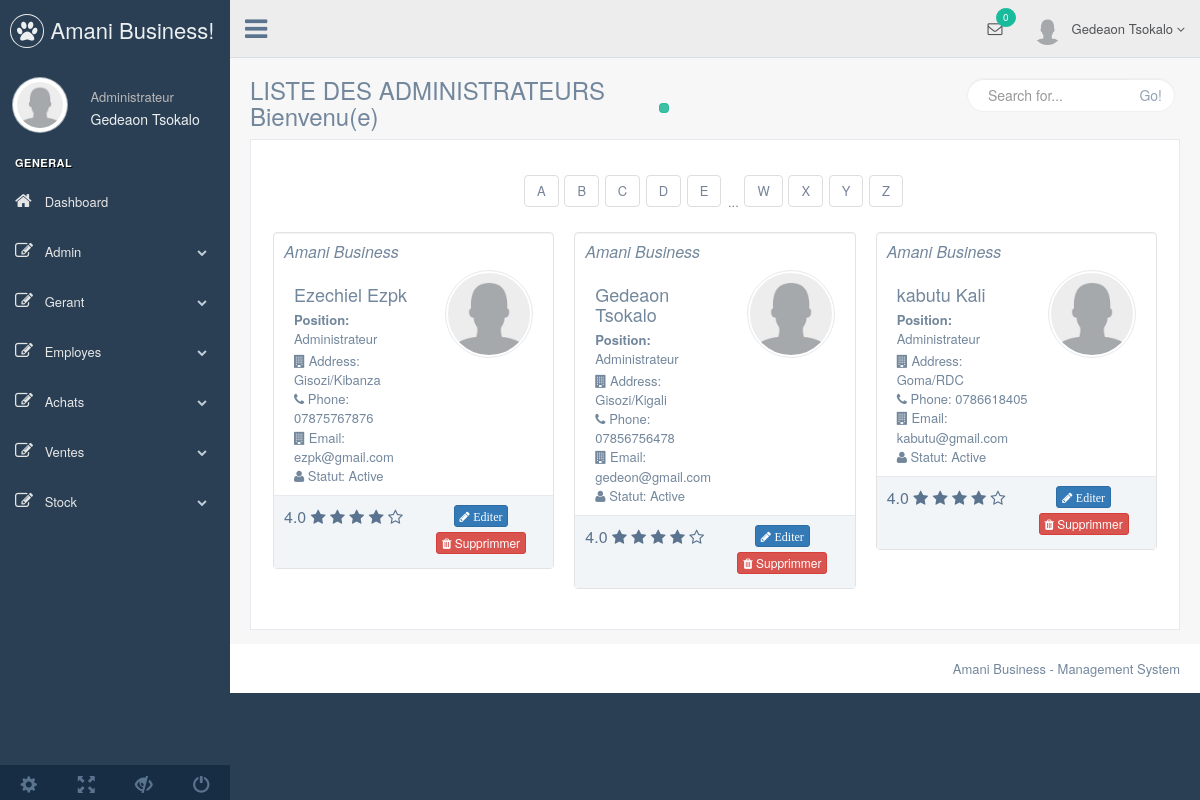
Page /execute.php?request=list_admin (signed in) on the committed database.
### tables this page shows
CREATE TABLE `ab_user_category` (
  `id` int(11) NOT NULL,
  `name` varchar(256) NOT NULL,
  `added_by` int(11) NOT NULL,
  `c_date` datetime NOT NULL
);

CREATE TABLE `ab_users` (
  `id` int(11) NOT NULL,
  `fname` varchar(256) NOT NULL,
  `lname` varchar(256) NOT NULL,
  `email` varchar(256) NOT NULL,
  `phone` varchar(256) NOT NULL,
  `address` varchar(256) NOT NULL,
  `category_id` int(11) NOT NULL,
  `password` varchar(256) NOT NULL,
  `added_by` int(11) NOT NULL,
  `status` int(11) NOT NULL,
  `profile` varchar(256) NOT NULL,
  `c_date` datetime NOT NULL
);

### core/db.php (called while the page is built, shortened)
<?php
class DB{
    private $dbHost     = "localhost";
    private $dbUsername = "root";
    private $dbPassword = "";
    private $dbName     = "abdb";
    public function __construct(){
        if(!isset($this->db)){
            $conn = new mysqli($this->dbHost, $this->dbUsername, $this->dbPassword, $this->dbName);
            if($conn->connect_error){
                die("Failed to connect with MySQL: " . $conn->connect_error);
            }else{
                $this->db = $conn;
            }
        }
    }
    public function getRows($table,$conditions = array()){
        $sql = 'SELECT ';
        $sql .= array_key_exists("select",$conditions)?$conditions['select']:'*';
        $sql .= ' FROM '.$table;
        if(array_key_exists("where",$conditions)){
            $sql .= ' WHERE ';
            $i = 0;
            foreach($conditions['where'] as $key => $value){
                $pre = ($i > 0)?' AND ':'';
                $sql .= $pre.$key."= '".$value."'";
                $i++;
            }
        }
        if(array_key_exists("order_by",$conditions)){
            $sql .= ' ORDER BY '.$conditions['order_by'];
        }
        $result = $this->db->query($sql);
        if(array_key_exists("return_type",$conditions) && $conditions['return_type'] != 'all'){
            switch($conditions['return_type']){
                case 'count':
                    $data = $result->num_rows;
                    break;
                case 'single':
                    $data = $result->fetch_assoc();
                    break;
                default:
                    $data = '';
            }
        }else{
            if($result->num_rows > 0){
                while($row = $result->fetch_assoc()){
                    $data[] = $row;
                }
            }
        }
        return !empty($data)?$data:false;
    }
}

### views/list_admin.php (the view, shortened to what this page needs)
        <div class="right_col" role="main">
          <div class="">
            <div class="page-title">
              <div class="title_left">
                  <h3>LISTE DES ADMINISTRATEURS
                    <?php
                    $sssData=$_SESSION['sessData'];
                    if($sssData!=''):
                      echo $sssData['status']['msg'];
                    ?>
                          <small style="margin: 0px; padding: 4px; font-size: 13px;" class="alert alert-success alert-dismissible fade in pull-right text-success"></small>
                    <?php endif; ?>
                  </h3>
              </div>
              <div class="title_right">
                <div class="col-md-5 col-sm-5 col-xs-12 form-group pull-right top_search">
                  <div class="input-group">
                    <input type="text" class="form-control" placeholder="Search for...">
                    <span class="input-group-btn">
                      <button class="btn btn-default" type="button">Go!</button>
                    </span>
                  </div>
                </div>
              </div>
            </div>
            <div class="clearfix"></div>
            <div class="row">
              <div class="col-md-12">
                <div class="x_panel">
                  <div class="x_content">
                    <div class="row">
                      <div class="col-md-12 col-sm-12 col-xs-12 text-center">
                        <ul class="pagination pagination-split">
                          <li><a href="#">A</a></li>
                          <li><a href="#">B</a></li>
                          <li><a href="#">C</a></li>
                          <li><a href="#">D</a></li>
                          <li><a href="#">E</a></li>
                          <li>...</li>
                          <li><a href="#">W</a></li>
                          <li><a href="#">X</a></li>
                          <li><a href="#">Y</a></li>
                          <li><a href="#">Z</a></li>
                        </ul>
                      </div>
<?php
$all = $db->getRows('ab_users', array('order_by'=>'fname asc', 'where'=>array('category_id'=>1))); if(!empty($all)): $count=0; foreach($all as $show): $count++;
 ?>
                      <div class="col-md-4 col-sm-4 col-xs-12 profile_details">
                        <div class="well profile_view">
                          <div class="col-sm-12">
                            <h4 class="brief"><i>Amani Business</i></h4>
                            <div class="left col-xs-7">
                              <h2><?php echo $show['fname'].' '. $show['lname'] ?></h2>
                              <p><strong>Position: </strong> Administrateur </p>
                              <ul class="list-unstyled">
                                <li><i class="fa fa-building"></i> Address: <?php echo $show['address'] ?> </li>
                                <li><i class="fa fa-phone"></i> Phone: <?php echo $show['phone'] ?> </li>
                                <li><i class="fa fa-building"></i> Email: <?php echo $show['email'] ?> </li>
                                <li><i class="fa fa-user"></i> Statut: <?php echo ($show['status']==1)?'Active':'Desactive'; ?> </li>
                              </ul>
                            </div>
                            <div class="right col-xs-5 text-center">
                              <img src="images/user.png" alt="" class="img-circle img-responsive">
                            </div>
                          </div>
                          <div class="col-xs-12 bottom text-center">
                            <div class="col-xs-12 col-sm-6 emphasis">
                              <p class="ratings">
                                <a>4.0</a>
                                <a href="#"><span class="fa fa-star"></span></a>
                                <a href="#"><span class="fa fa-star"></span></a>
                                <a href="#"><span class="fa fa-star"></span></a>
                                <a href="#"><span class="fa fa-star"></span></a>
                                <a href="#"><span class="fa fa-star-o"></span></a>
                              </p>
                            </div>
                            <div class="col-xs-12 col-sm-6 emphasis">
                              <button type="button" class="btn btn-primary btn-xs" data-toggle="modal" data-target="#edit<?=$show['id']?>ezpk"> <i class="fa fa-pencil">
                              </i> <i class="fa ">Editer</i> </button>
                              <button type="button" class="btn btn-danger btn-xs" data-toggle="modal" data-target="#delete<?=$show['id']?>ezpk">
                                <i class="fa fa-trash"> </i> Supprimmer
                              </button>
                            </div>
                          </div>
                        </div>
                      </div>
<?php endforeach; endif; ?>
                    </div>
                  </div>
                </div>
              </div>
            </div>
          </div>
        </div>

### views/header.php (shortened to what this page needs)
<?php
require_once 'core/db.php';
$db = new DB();
$User=$db->getRows('ab_users', arraY('where'=>array('id'=>$_SESSION['ID'])));
if(!empty($User)): foreach($User as $getUser): $names=$getUser['fname'].' '.$getUser['lname']; $category_id=$getUser['category_id'];
  $Cat=$db->getRows('ab_user_category', arraY('where'=>array('id'=>$category_id)));
  if(!empty($Cat)): foreach($Cat as $getC): $category=$getC['name']; endforeach; endif;
endforeach; endif;
 ?>
<!DOCTYPE html>
<html lang="en">
  <head>
    <link href="vendors/bootstrap/dist/css/bootstrap.min.css" rel="stylesheet">
    <link href="vendors/font-awesome/css/font-awesome.min.css" rel="stylesheet">
    <link href="vendors/nprogress/nprogress.css" rel="stylesheet">
    <link href="vendors/iCheck/skins/flat/green.css" rel="stylesheet">
    <link href="vendors/google-code-prettify/bin/prettify.min.css" rel="stylesheet">
    <link href="vendors/select2/dist/css/select2.min.css" rel="stylesheet">
    <link href="vendors/switchery/dist/switchery.min.css" rel="stylesheet">
    <link href="vendors/starrr/dist/starrr.css" rel="stylesheet">
    <link href="vendors/bootstrap-daterangepicker/daterangepicker.css" rel="stylesheet">
    <link href="vendors/datatables.net-bs/css/dataTables.bootstrap.min.css" rel="stylesheet">
    <link href="vendors/datatables.net-buttons-bs/css/buttons.bootstrap.min.css" rel="stylesheet">
    <link href="vendors/datatables.net-fixedheader-bs/css/fixedHeader.bootstrap.min.css" rel="stylesheet">
    <link href="vendors/datatables.net-responsive-bs/css/responsive.bootstrap.min.css" rel="stylesheet">
    <link href="vendors/datatables.net-scroller-bs/css/scroller.bootstrap.min.css" rel="stylesheet">
    <link href="build/css/custom.min.css" rel="stylesheet">
  </head>
  <body class="nav-md">
    <div class="container body">
      <div class="main_container">
        <div class="col-md-3 left_col">
          <div class="left_col scroll-view">
            <div class="navbar nav_title" style="border: 0;">
              <a href="index.html" class="site_title"><i class="fa fa-paw"></i> <span>Amani Business!</span></a>
            </div>
            <div class="profile clearfix">
              <div class="profile_pic">
                <img src="images/user.png" alt="..." class="img-circle profile_img">
              </div>
              <div class="profile_info">
                <span><?php echo $category ?></span>
                <h2><?php echo $names ?></h2>
              </div>
            </div>
            <br />
            <div id="sidebar-menu" class="main_menu_side hidden-print main_menu">
              <div class="menu_section">
                <h3>General</h3>
                <ul class="nav side-menu">
                  <li><a href="?request=dashboard"><i class="fa fa-home"></i> Dashboard </a>
                  </li>
<?php if($category=='Administrateur'): ?>
                  <li><a><i class="fa fa-edit"></i> Admin <span class="fa fa-chevron-down"></span></a>
                  </li>
                  <li><a><i class="fa fa-edit"></i> Gerant <span class="fa fa-chevron-down"></span></a>
                  </li>
<?php endif; ?>
<?php if($category!='Employe'): ?>
                  <li><a><i class="fa fa-edit"></i> Employes <span class="fa fa-chevron-down"></span></a>
                  </li>
                  <li><a><i class="fa fa-edit"></i> Achats <span class="fa fa-chevron-down"></span></a>
                  </li>
<?php endif; ?>
                  <li><a><i class="fa fa-edit"></i> Ventes <span class="fa fa-chevron-down"></span></a>
                  </li>
                  <li><a><i class="fa fa-edit"></i> Stock <span class="fa fa-chevron-down"></span></a>
                  </li>
                </ul>
              </div>
            </div>
            <div class="sidebar-footer hidden-small">
              <a data-toggle="tooltip" data-placement="top" title="Settings">
                <span class="glyphicon glyphicon-cog" aria-hidden="true"></span>
              </a>
              <a data-toggle="tooltip" data-placement="top" title="FullScreen">
                <span class="glyphicon glyphicon-fullscreen" aria-hidden="true"></span>
              </a>
              <a data-toggle="tooltip" data-placement="top" title="Lock">
                <span class="glyphicon glyphicon-eye-close" aria-hidden="true"></span>
              </a>
              <a data-toggle="tooltip" data-placement="top" title="Logout" href="views/logout.php">
                <span class="glyphicon glyphicon-off" aria-hidden="true"></span>
              </a>
            </div>
          </div>
        </div>
        <div class="top_nav">
          <div class="nav_menu">
            <nav>
              <div class="nav toggle">
                <a id="menu_toggle"><i class="fa fa-bars"></i></a>
              </div>
              <ul class="nav navbar-nav navbar-right">
                <li class="">
                  <a href="javascript:;" class="user-profile dropdown-toggle" data-toggle="dropdown" aria-expanded="false">
                    <img src="images/user.png" alt=""><?php echo $names ?>
                    <span class=" fa fa-angle-down"></span>
                  </a>
                </li>
                <li role="presentation" class="dropdown">
                  <a href="javascript:;" class="dropdown-toggle info-number" data-toggle="dropdown" aria-expanded="false">
                    <i class="fa fa-envelope-o"></i>
                    <span class="badge bg-green">0</span>
                  </a>
                </li>
              </ul>
            </nav>
          </div>
        </div>

### execute.php (shortened to what this page needs)
<?php include 'views/header.php'; ?>
<?php
switch ($_GET['request']) {
  case 'list_admin':
    include 'views/list_admin.php';
    break;
}
?>
<?php include 'views/footer.php'; ?>

### views/footer.php (shortened to what this page needs)
        <footer>
          <div class="pull-right">
            Amani Business - Management System
          </div>
          <div class="clearfix"></div>
        </footer>
      </div>
    </div>
  </body>
</html>

### rows in the picture
ab_user_category: name "Administrateur"
ab_users: names "Gedeaon Tsokalo", fname "Gedeaon", lname "Tsokalo", address "Gisozi/Kigali", phone "07856756478", email "gedeon@gmail.com", status "Active"
ab_users: fname "Ezechiel", lname "Ezpk", address "Gisozi/Kibanza", phone "07875767876", email "ezpk@gmail.com", status "Active"
ab_users: fname "kabutu", lname "Kali", address "Goma/RDC", phone "0786618405", email "kabutu@gmail.com", status "Active"

### other values in the picture
$sssData['status']['msg'] "Bienvenu(e)"
